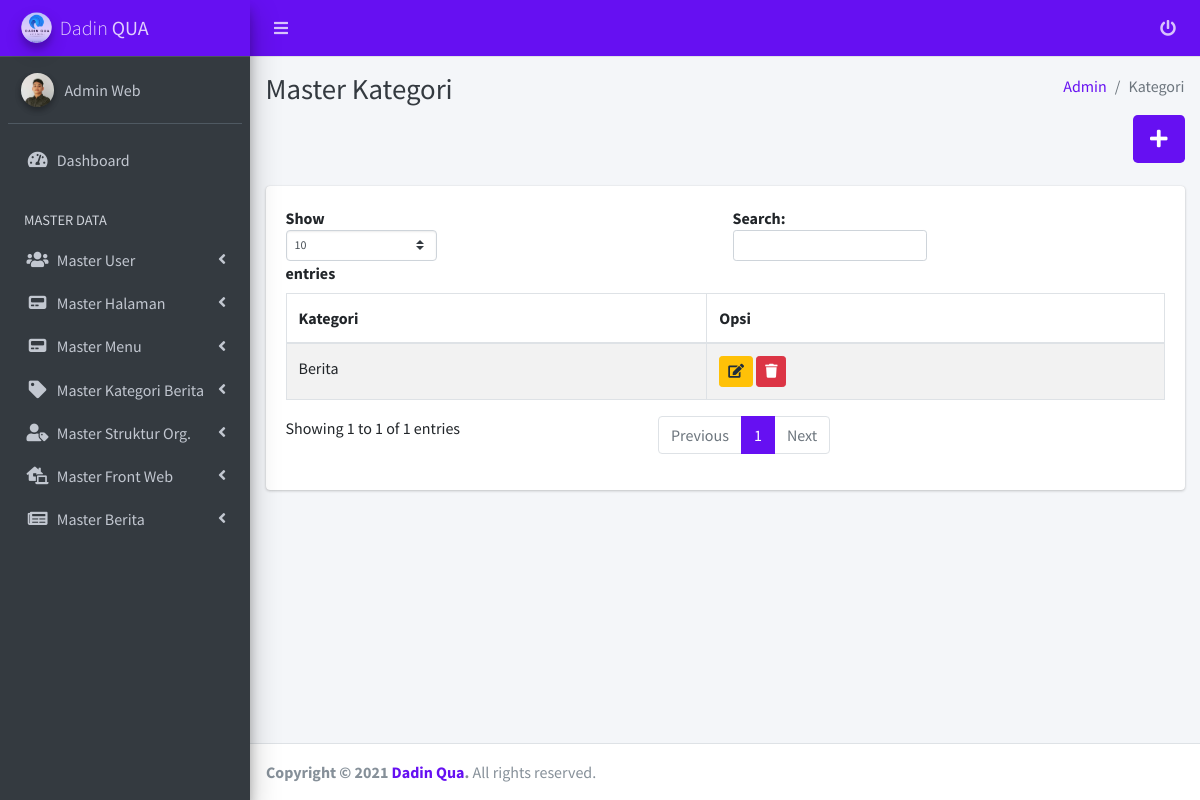
The page /manage/admin/kategori.php (signed in) on the database its author committed.
### tables this page shows
CREATE TABLE `users` (
  `id` int(11) NOT NULL,
  `username` varchar(255) NOT NULL,
  `password` varchar(255) NOT NULL,
  `nama` varchar(255) NOT NULL,
  `level` int(11) NOT NULL,
  `aktif` int(11) NOT NULL,
  `email` varchar(255) NOT NULL,
  `foto` varchar(255) NOT NULL,
  `created_at` timestamp NOT NULL DEFAULT CURRENT_TIMESTAMP,
  `updated_at` datetime DEFAULT NULL
);

CREATE TABLE `kategori` (
  `id_kategori` int(11) NOT NULL,
  `kategori` varchar(255) NOT NULL,
  `slug_kategori` varchar(255) NOT NULL,
  `created_at` timestamp NOT NULL DEFAULT CURRENT_TIMESTAMP,
  `updated_at` datetime DEFAULT NULL
);

### manage/admin/kategori.php (the view, shortened to what this page needs)
<?php
require '../functions.php';
$q_kategori = mysqli_query($conn, "SELECT * FROM kategori ORDER BY id_kategori DESC");
 ?>
<!DOCTYPE html>
<html lang="en">
<head>
  <?php include('inc_head.php'); ?>
</head>
<body class="hold-transition sidebar-mini accent-indigo">
<div class="wrapper">
  <?php include('inc_navbar.php'); ?>
  <?php include('inc_sidebar.php'); ?>
  <div class="content-wrapper">
    <div class="content-header">
      <div class="container-fluid">
        <div class="row mb-2">
          <div class="col-sm-6">
            <h1 class="m-0 text-dark">Master Kategori</h1>
          </div>
          <div class="col-sm-6">
            <ol class="breadcrumb float-sm-right">
              <li class="breadcrumb-item"><a href="#">Admin</a></li>
              <li class="breadcrumb-item active">Kategori</li>
            </ol>
          </div>
        </div>
        <div class="row mb-2">
        	<div class="col-sm-12 text-right">
        		<a href="kategori/add" class="btn bg-indigo btn-lg"><i class="fas fa-plus"></i></a>
        	</div>
        </div>
      </div>
    </div>
    <section class="content">
      <div class="container-fluid">
        <div class="row">
          <div class="col-12">
            <div class="card">
              <div class="card-body">
                <table id="example1" class="table table-bordered table-striped">
                  <thead>
                  <tr>
                    <th>Kategori</th>
                    <th>Opsi</th>
                  </tr>
                  </thead>
                  <tbody>
                  <?php while($row = mysqli_fetch_assoc($q_kategori)): ?>
                  <tr>
                    <td><?= $row['kategori']; ?></td>
                    <td>
                    	<a href="kategori/edit/<?= base64_encode($row['id_kategori']); ?>/" class="btn btn-sm btn-warning"><i class="fas fa-edit"></i></a>
                    	<a href="#" id="<?= $row['id_kategori']; ?>" class="btn btn-sm btn-danger btn_hapus"><i class="fas fa-trash"></i></a>
                    </td>
                  </tr>
              	<?php endwhile; ?>
                </table>
              </div>
            </div>
          </div>
        </div>
      </div>
    </section>
  </div>
  <?php include('inc_footer.php'); ?>
</div>
</body>
</html>

### manage/admin/inc_sidebar.php (shortened to what this page needs)
<aside class="main-sidebar sidebar-dark-indigo elevation-4">
    <a href="dashboard" class="brand-link navbar-indigo">
      <img src="../../assets/images/dadinqua.png" alt="Dadin Qua Logo" class="brand-image img-circle elevation-3"
           style="opacity: .8">
      <span class="brand-text font-weight-light ">Dadin <b>QUA</b></span>
    </a>
    <div class="sidebar">
      <div class="user-panel mt-3 pb-3 mb-3 d-flex">
        <div class="image">
          <img src="<?= get_profile_foto($user_data['foto']); ?>" class="img-circle elevation-2" alt="User Image">
        </div>
        <div class="info">
          <a href="#" class="d-block"><?= $user_data['nama']; ?></a>
        </div>
      </div>
      <nav class="mt-2">
        <ul class="nav nav-pills nav-sidebar flex-column" data-widget="treeview" role="menu" data-accordion="false">
          <li class="nav-item">
            <a href="dashboard" class="nav-link <?= active('dashboard'); ?>">
              <i class="nav-icon fas fa-tachometer-alt"></i>
              <p>
                Dashboard
              </p>
            </a>
          </li>
          <li class="nav-header">MASTER DATA</li>
          <li class="nav-item has-treeview <?= active('users', true); ?>">
            <a href="#" class="nav-link <?= active('users'); ?>">
              <i class="nav-icon fas fa-users"></i>
              <p>
                Master User
                <i class="right fas fa-angle-left"></i>
              </p>
            </a>
          </li>
          <li class="nav-item has-treeview <?= active('pages', true); ?>">
            <a href="#" class="nav-link <?= active('pages'); ?>">
              <i class="nav-icon fas fa-pager"></i>
              <p>
                Master Halaman
                <i class="right fas fa-angle-left"></i>
              </p>
            </a>
          </li>
          <li class="nav-item has-treeview <?= active('menu', true); ?>">
            <a href="#" class="nav-link <?= active('menu'); ?>">
              <i class="nav-icon fas fa-pager"></i>
              <p>
                Master Menu
                <i class="right fas fa-angle-left"></i>
              </p>
            </a>
          </li>
          <li class="nav-item has-treeview <?= active('kategori', true); ?>">
            <a href="#" class="nav-link <?= active('kategori'); ?>">
              <i class="nav-icon fas fa-tag"></i>
              <p>
                Master Kategori Berita
                <i class="right fas fa-angle-left"></i>
              </p>
            </a>
          </li>
          <li class="nav-item has-treeview <?= active('member', true); ?>">
            <a href="#" class="nav-link <?= active('member'); ?>">
              <i class="nav-icon fas fa-user-tag"></i>
              <p>
                Master Struktur Org.
                <i class="right fas fa-angle-left"></i>
              </p>
            </a>
          </li>
          <li class="nav-item has-treeview <?= active('galeri', true); ?> <?= active('dirpolairud', true); ?> <?= active('kontak', true); ?> <?= active('faq', true); ?>">
            <a href="#" class="nav-link <?= active('galeri'); ?> <?= active('dirpolairud'); ?> <?= active('kontak'); ?> <?= active('faq'); ?>">
              <i class="nav-icon fas fa-laptop-house"></i>
              <p>
                Master Front Web
                <i class="right fas fa-angle-left"></i>
              </p>
            </a>
          </li>
          <li class="nav-item has-treeview <?= active('berita', true); ?>">
            <a href="#" class="nav-link <?= active('berita'); ?>">
              <i class="nav-icon fas fa-newspaper"></i>
              <p>
                Master Berita
                <i class="right fas fa-angle-left"></i>
              </p>
            </a>
          </li>
        </ul>
      </nav>
    </div>
  </aside>

### rows shown on the page
users: foto (picture), nama "Admin Web"
kategori: kategori "Berita"
